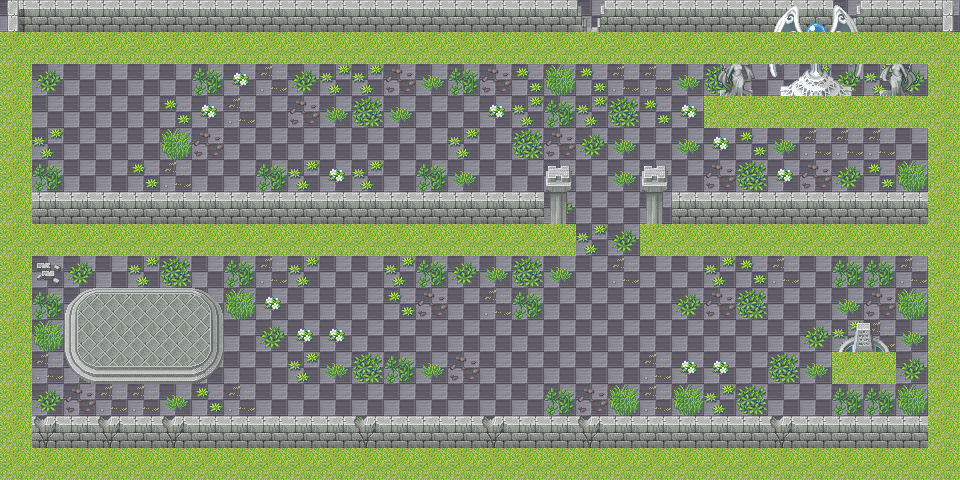

This game map was drawn from its Tiled (.tmx) file and the tilesets committed beside it. A one-line description and the trimmed map source follow:
An orthogonal 30x15 tile map with 32x32 px tiles, 6 tile layers (ground0, ground1, ground2, PLAYERS, ...) and 6 objects (START, EXIT, SPAWN_01, SPAWN_02, spawner, ...).

<map version="1.9" tiledversion="1.9.2" orientation="orthogonal" renderorder="left-down" width="30" height="15" tilewidth="32" tileheight="32" infinite="0" nextlayerid="8" nextobjectid="10">
 <tileset firstgid="1" source="DAMCorp_tuiles.tsx" />
 <layer id="7" name="ground0" width="30" height="15" locked="1">
  <data>[450 cells, 450 non-empty, 1 distinct tile ids]</data>
 </layer>
 <layer id="1" name="ground1" width="30" height="15" locked="1">
  <data>[450 cells, 450 non-empty, 1 distinct tile ids]</data>
 </layer>
 <layer id="2" name="ground2" width="30" height="15" locked="1">
  <data>[450 cells, 336 non-empty, 27 distinct tile ids]</data>
 </layer>
 <layer id="5" name="PLAYERS" width="30" height="15" locked="1">
  <data>[450 cells, 168 non-empty, 39 distinct tile ids]</data>
 </layer>
 <layer id="4" name="top2" width="30" height="15" locked="1">
  <data>[450 cells, 12 non-empty, 11 distinct tile ids]</data>
 </layer>
 <objectgroup id="6" name="TRIGGERS" locked="1">
  <object id="1" name="START" x="84.6667" y="300" width="117.333" height="60.3333" />
  <object id="3" name="EXIT" x="779.667" y="120.091" width="73.8182" height="45.0303" />
  <object id="4" name="SPAWN_01" x="50" y="89" width="81" height="45" />
  <object id="8" name="SPAWN_02" x="721" y="331" width="80" height="51" />
  <object id="7" name="spawner" x="358" y="-218.5" width="282" height="208">
   <text fontfamily="Source Code Pro" wrap="1">SPAWN MONSTERS
SCORPION     ;0  ;spawn_01
TROLL        ;0  ;spawn_02
BAT          ;0  ;spawn_03
IMP          ;0  ;spawn_01
DEVIL        ;0  ;spawn_02
OCTOPUS      ;0  ;spawn_03
BLOB         ;1  ;spawn_02
LIVING_TREE  ;0  ;spawn_01
</text>
  </object>
  <object id="9" name="SPAWN_03" x="857.5" y="142.5" width="62" height="45" />
 </objectgroup>
 <layer id="3" name="OBSTACLES" width="30" height="15" locked="1">
  <data>[450 cells, 119 non-empty, 1 distinct tile ids]</data>
 </layer>
</map>